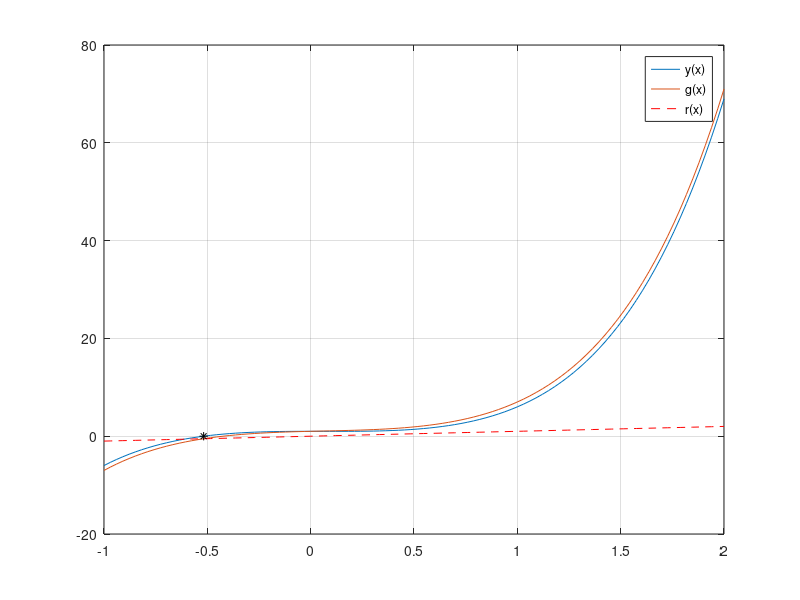

This chart was generated by the following MATLAB code:
%==========================================================
%Name: Yeash Patel
%Class: Math131-Numerical Analysis-05D-SP17
%Title: HW4 problem 1
%
%
%
%Fixed point method grapghically and anyliticaly
%problem 1 a 
% 
%
%==========================================================  

%clear pervious values
clc 
clear all

%initialize function
x=linspace((-1),2,100);
%y=x-(x.^5+5*x.^3-x.^2+1)/(5*x.^4+15*x.^2-2*x)
y=x.^5+5*x.^3-x.^2+1
g=x.^5+5*x.^3-x.^2+1+x
r=x
%graph it
plot(x,y,x,g,x,r,'r--')
%plot(x,g,x,r,'r--')
hold on;
plot(-0.51789,0,'k*')
%legend('g(x)','r(x)')
legend('y(x)','g(x)','r(x)')
grid on
axis on
%analytics 
i=1
l=-1.0
tol=10^-6
while (i<=length(x))
   z=l-(l^5+5*l^3-l^2+1)/(5*l^4+15*l^2-2*l)    %calculate P from Po[ld](note you can derive newtons method from fixed point)
  delP=abs(z-l)  %find diffrence btween P and Po record it in delp
  err(i)=delP
  if(delP<tol||delP==0) %check if delp= 0 or is within 0 + or - tolerance
      disp(z);          % if so break (done)
      break;
  else                  %eles continue the loop with Po= P
   i++
   l=z
  end
end


